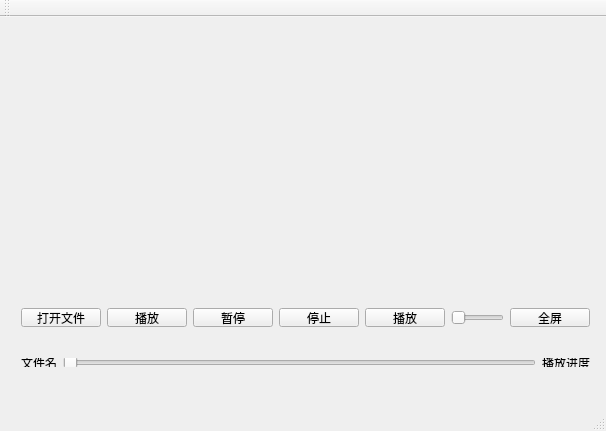
<?xml version="1.0" encoding="UTF-8"?>
<ui version="4.0">
 <class>MainWindow</class>
 <widget class="QMainWindow" name="MainWindow">
  <property name="geometry">
   <rect>
    <x>0</x>
    <y>0</y>
    <width>606</width>
    <height>431</height>
   </rect>
  </property>
  <property name="windowTitle">
   <string>MainWindow</string>
  </property>
  <widget class="QWidget" name="centralWidget">
   <widget class="QmyVideoWidget" name="videoWidget" native="true">
    <property name="geometry">
     <rect>
      <x>10</x>
      <y>10</y>
      <width>591</width>
      <height>261</height>
     </rect>
    </property>
   </widget>
   <widget class="QWidget" name="horizontalLayoutWidget">
    <property name="geometry">
     <rect>
      <x>10</x>
      <y>280</y>
      <width>591</width>
      <height>41</height>
     </rect>
    </property>
    <layout class="QHBoxLayout" name="horizontalLayout">
     <item>
      <widget class="QPushButton" name="btnAdd">
       <property name="text">
        <string>打开文件</string>
       </property>
      </widget>
     </item>
     <item>
      <widget class="QPushButton" name="btnPlay">
       <property name="text">
        <string>播放</string>
       </property>
      </widget>
     </item>
     <item>
      <widget class="QPushButton" name="btnPause">
       <property name="text">
        <string>暂停</string>
       </property>
      </widget>
     </item>
     <item>
      <widget class="QPushButton" name="btnStop">
       <property name="text">
        <string>停止</string>
       </property>
      </widget>
     </item>
     <item>
      <widget class="QPushButton" name="btnSound">
       <property name="text">
        <string>播放</string>
       </property>
      </widget>
     </item>
     <item>
      <widget class="QSlider" name="sliderVolumn">
       <property name="orientation">
        <enum>Qt::Horizontal</enum>
       </property>
      </widget>
     </item>
     <item>
      <widget class="QPushButton" name="btnFullScreen">
       <property name="text">
        <string>全屏</string>
       </property>
      </widget>
     </item>
    </layout>
   </widget>
   <widget class="QWidget" name="horizontalLayoutWidget_2">
    <property name="geometry">
     <rect>
      <x>10</x>
      <y>330</y>
      <width>591</width>
      <height>31</height>
     </rect>
    </property>
    <layout class="QHBoxLayout" name="horizontalLayout_2">
     <item>
      <widget class="QLabel" name="LabCurMedia">
       <property name="text">
        <string>文件名</string>
       </property>
      </widget>
     </item>
     <item>
      <widget class="QSlider" name="sliderPosition">
       <property name="orientation">
        <enum>Qt::Horizontal</enum>
       </property>
      </widget>
     </item>
     <item>
      <widget class="QLabel" name="LabRatio">
       <property name="text">
        <string>播放进度</string>
       </property>
      </widget>
     </item>
    </layout>
   </widget>
  </widget>
  <widget class="QMenuBar" name="menuBar">
   <property name="geometry">
    <rect>
     <x>0</x>
     <y>0</y>
     <width>606</width>
     <height>22</height>
    </rect>
   </property>
  </widget>
  <widget class="QToolBar" name="mainToolBar">
   <attribute name="toolBarArea">
    <enum>TopToolBarArea</enum>
   </attribute>
   <attribute name="toolBarBreak">
    <bool>false</bool>
   </attribute>
  </widget>
  <widget class="QStatusBar" name="statusBar"/>
 </widget>
 <layoutdefault spacing="6" margin="11"/>
 <customwidgets>
  <customwidget>
   <class>QmyVideoWidget</class>
   <extends>QWidget</extends>
   <header location="global">qmyvideowidget.h</header>
   <container>1</container>
  </customwidget>
 </customwidgets>
 <resources/>
 <connections/>
</ui>
